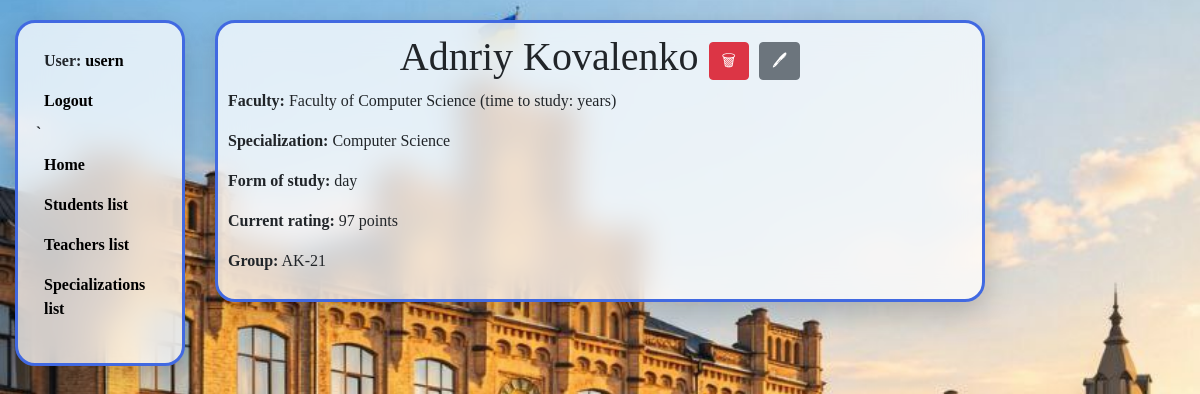
/students/1/ (signed in), run on the app's committed database.
### university_app/models.py (models this page shows, shortened)
class Student(AbstractUser):
    form_of_study_choices = [
        ("full_time", "Full-time"),
        ("part_time", "Part-time"),
        ("distance", "Distance-learning")
    ]
    faculty = models.ForeignKey(Faculty, on_delete=models.PROTECT, related_name="students_faculty", null=True)
    specialization = models.ForeignKey(Specialization, on_delete=models.PROTECT, related_name="students_specialization", null=True)
    form_of_study = models.CharField(max_length=255, choices=form_of_study_choices)
    current_rating = models.PositiveIntegerField(default=0, validators=[MinValueValidator(1), MaxValueValidator(100)])
    group = models.ForeignKey("Group", on_delete=models.PROTECT, related_name="students_group", null=True)
    class Meta:
        ordering = ["id"]

class Faculty(models.Model):
    name = models.CharField(max_length=255, unique=True)
    study_time = models.IntegerField(validators=[MinValueValidator(1), MaxValueValidator(4)])

class Specialization(models.Model):
    name = models.CharField(max_length=255)
    educational_program = models.CharField(max_length=255)
    subjects = models.ManyToManyField("Subject", related_name="specializations_subjects")
    faculty = models.ForeignKey(Faculty, on_delete=models.PROTECT, related_name="specializations_faculty")
    class Meta:
        ordering = ["id"]

class Group(models.Model):
    name = models.CharField(max_length=255, unique=True)
    amount_of_students = models.PositiveIntegerField()

### university_app/views.py (the view)
# urls.py: path("students/<int:pk>/", StudentDetailView.as_view(), name="student-detail"),
class StudentDetailView(LoginRequiredMixin, generic.DetailView):
    model = Student

### university_app/context_processors.py (called while the page is built)
def cfg_assets_root(request):
    return { 'ASSETS_ROOT' : settings.ASSETS_ROOT }

### templates/university_app/student_detail.html
{% extends "base.html" %}
{% block body_class %}
  other_pages_image
{% endblock %}
{% block content %}
  <div class="background divv">
      <div>
        <h1 class="text1">{{ student.first_name }} {{ student.last_name }}
          <a href="{% url "university_app:student-delete" pk=student.id %}" class="btn btn-danger">
            🗑
          </a>
          <a href="{% url "university_app:student-update" pk=student.id %}" class="btn btn-secondary">
            🖊
          </a>
      </h1>
      </div>
      <p><strong>Faculty:</strong> {{ student.faculty.name }} (time to study: {{ student.faculty.time_to_study }} years)</p>
      <p><strong>Specialization:</strong> {{ student.specialization.name }}</p>
      <p><strong>Form of study:</strong> {{ student.form_of_study }}</p>
      <p><strong>Current rating:</strong> {{ student.current_rating }} points</p>
      <p><strong>Group:</strong> {{ student.group.name }}</p>
  </div>
{% endblock %}

### templates/includes/sidebar.html
<div class="background">
  <ul class="item1">
    <li class="item1">User: <a href="{{ user.get_absolute_url }}" class="text2">{{ user.get_username }}</></li>
    <li class="item1"><a href="{% url "university_app:login" %}" class="text2">Logout</a></li>
`
    <br>
    <li class="item1"><a href="{% url 'university_app:index' %}" class="text2">Home</a></li>
    <li class="item1"><a href="{% url 'university_app:students-list' %}" class="text2">Students list</a></li>
    <li class="item1"><a href="{% url 'university_app:teachers-list' %}" class="text2">Teachers list</a></li>
    <li class="item1"><a href="{% url 'university_app:specializations-list' %}" class="text2">Specializations list</a></li>
  </ul>
</div>

### static/css/styles.css (style rules this page uses)
.other_pages_image { background-image: url("../images/5289804339234938364 (1).jpg"); background-size: cover; background-repeat: no-repeat; background-position: center 55%; background-attachment: fixed; min-height: 100vh; }
.background { background: rgba(255, 255, 255, 0.75); backdrop-filter: blur(15px); border: 3px solid royalblue; margin-top: 20px; padding: 10px; border-radius: 20px; box-shadow: 0 10px 30px rgba(0,0,0,0.2); }
.text1 { text-align: center; }
.divv { padding-left: 10px; font-family: 'Merriweather', 'Times New Roman', serif; }
.text2 { color: black; font-weight: bold; font-family: 'Merriweather', 'Times New Roman', serif; }
.item1 { display: block; font-weight: bold; padding: 8px 12px 8px 8px; list-style: none; text-align: left; font-family: 'Merriweather', 'Times New Roman', serif; }

### data on the page
Student: get_username "usern"
Student: first_name "Adnriy", last_name "Kovalenko", faculty.name "Faculty of Computer Science", specialization.name "Computer Science", form_of_study "day", current_rating "97", group.name "AK-21"
